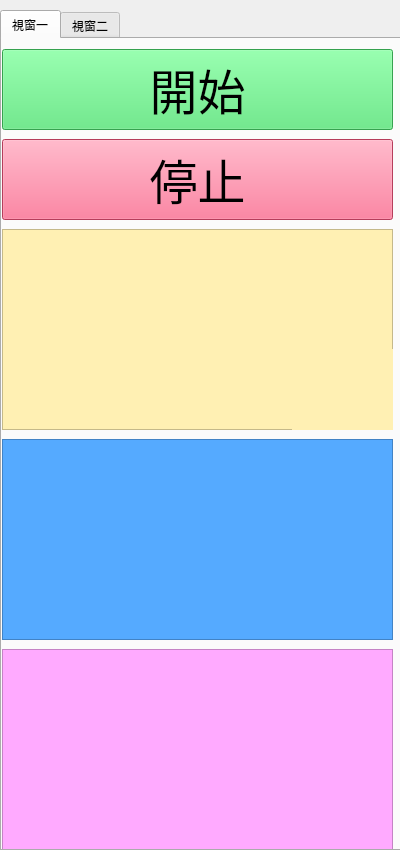
<?xml version="1.0" encoding="UTF-8"?>
<ui version="4.0">
 <class>MainWindow</class>
 <widget class="QMainWindow" name="MainWindow">
  <property name="geometry">
   <rect>
    <x>0</x>
    <y>0</y>
    <width>400</width>
    <height>850</height>
   </rect>
  </property>
  <property name="windowTitle">
   <string>MainWindow</string>
  </property>
  <widget class="QWidget" name="centralwidget">
   <widget class="QTabWidget" name="tabWidget">
    <property name="geometry">
     <rect>
      <x>0</x>
      <y>10</y>
      <width>401</width>
      <height>841</height>
     </rect>
    </property>
    <property name="font">
     <font>
      <family>Agency FB</family>
      <pointsize>9</pointsize>
     </font>
    </property>
    <property name="currentIndex">
     <number>0</number>
    </property>
    <widget class="QWidget" name="tab">
     <attribute name="title">
      <string>視窗一</string>
     </attribute>
     <widget class="QPushButton" name="pushButton">
      <property name="geometry">
       <rect>
        <x>0</x>
        <y>10</y>
        <width>391</width>
        <height>81</height>
       </rect>
      </property>
      <property name="font">
       <font>
        <family>Agency FB</family>
        <pointsize>36</pointsize>
       </font>
      </property>
      <property name="styleSheet">
       <string notr="true">background-color: rgb(75, 227, 111);</string>
      </property>
      <property name="text">
       <string>開始</string>
      </property>
      <property name="icon">
       <iconset>
        <normaloff>picture/icon/1.ico</normaloff>picture/icon/1.ico</iconset>
      </property>
      <property name="iconSize">
       <size>
        <width>50</width>
        <height>50</height>
       </size>
      </property>
     </widget>
     <widget class="QPushButton" name="pushButton_2">
      <property name="geometry">
       <rect>
        <x>0</x>
        <y>100</y>
        <width>391</width>
        <height>81</height>
       </rect>
      </property>
      <property name="font">
       <font>
        <family>Agency FB</family>
        <pointsize>36</pointsize>
       </font>
      </property>
      <property name="styleSheet">
       <string notr="true">background-color: rgb(255, 85, 127);</string>
      </property>
      <property name="text">
       <string>停止</string>
      </property>
      <property name="icon">
       <iconset>
        <normaloff>picture/icon/2.ico</normaloff>picture/icon/2.ico</iconset>
      </property>
      <property name="iconSize">
       <size>
        <width>50</width>
        <height>50</height>
       </size>
      </property>
     </widget>
     <widget class="QFrame" name="frame">
      <property name="geometry">
       <rect>
        <x>0</x>
        <y>190</y>
        <width>391</width>
        <height>201</height>
       </rect>
      </property>
      <property name="styleSheet">
       <string notr="true">background-color: rgb(255, 240, 179);</string>
      </property>
      <property name="frameShape">
       <enum>QFrame::StyledPanel</enum>
      </property>
      <property name="frameShadow">
       <enum>QFrame::Raised</enum>
      </property>
      <widget class="QLabel" name="label">
       <property name="geometry">
        <rect>
         <x>290</x>
         <y>120</y>
         <width>101</width>
         <height>81</height>
        </rect>
       </property>
       <property name="text">
        <string/>
       </property>
       <property name="pixmap">
        <pixmap>picture/icon/4.png</pixmap>
       </property>
       <property name="scaledContents">
        <bool>true</bool>
       </property>
      </widget>
     </widget>
     <widget class="QFrame" name="frame_2">
      <property name="geometry">
       <rect>
        <x>0</x>
        <y>400</y>
        <width>391</width>
        <height>201</height>
       </rect>
      </property>
      <property name="styleSheet">
       <string notr="true">background-color: rgb(85, 170, 255);</string>
      </property>
      <property name="frameShape">
       <enum>QFrame::StyledPanel</enum>
      </property>
      <property name="frameShadow">
       <enum>QFrame::Raised</enum>
      </property>
     </widget>
     <widget class="QFrame" name="frame_3">
      <property name="geometry">
       <rect>
        <x>0</x>
        <y>610</y>
        <width>391</width>
        <height>201</height>
       </rect>
      </property>
      <property name="styleSheet">
       <string notr="true">background-color: rgb(255, 170, 255);</string>
      </property>
      <property name="frameShape">
       <enum>QFrame::StyledPanel</enum>
      </property>
      <property name="frameShadow">
       <enum>QFrame::Raised</enum>
      </property>
     </widget>
    </widget>
    <widget class="QWidget" name="tab_2">
     <attribute name="title">
      <string>視窗二</string>
     </attribute>
    </widget>
   </widget>
  </widget>
 </widget>
 <resources/>
 <connections/>
</ui>
